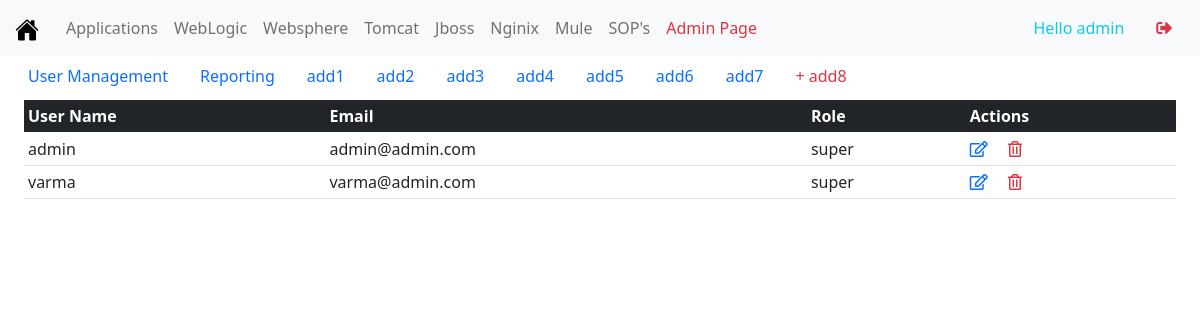
The app's page /adminpage/user_management (signed in) with its own data.
### website/models.py (models this page shows, shortened)
class User(db.Model, UserMixin):
    id = db.Column(db.Integer, primary_key=True)
    user_name = db.Column(db.String(20), nullable=False)
    email = db.Column(db.String(20), unique=True, nullable=False)
    password = db.Column(db.String(120), nullable=False)
    role = db.Column(db.String(20), default='user')

### website/users/routes.py (the view)
@users.route('/adminpage/user_management', methods=['GET', 'POST'])
@login_required
def user_management():
    if current_user.is_authenticated and current_user.role == 'super':
        users = User.query.all()
        return render_template('admin.html', title='Admin page', users=users)
    else:
        return redirect(url_for('users.user_login'))

### website/models.py (called while the page is built)
@login_manager.user_loader
def load_user(user_id):
    return User.query.get(int(user_id))

### website/templates/admin.html
{% extends 'layout.html' %}
{% block content %}
<nav class="nav">
  <a class="nav-link" href="{{ url_for('users.user_management') }}">User Management</a>
  <a class="nav-link" href="{{ url_for('reports.get_reports') }}">Reporting</a>
  <a class="nav-link" href="#">add1</a>
  <a class="nav-link" href="#">add2</a>
  <a class="nav-link" href="#">add3</a>
  <a class="nav-link" href="#">add4</a>
  <a class="nav-link" href="#">add5</a>
  <a class="nav-link" href="#">add6</a>
  <a class="nav-link" href="#">add7</a>
  <a class="nav-link text-danger" href="#">+ add8</a>
</nav>
<div class="container-fluid">
<table class="table table-sm mt-1">
    <thead class="table-dark">
      <tr>
        <th scope="col">User Name</th>
        <th scope="col">Email</th>
        <th scope="col">Role</th>
        <th scope="col">Actions</th>
      </tr>
    </thead>
    <tbody>
      {% for user in users %}
        <tr>
          <td>{{ user.user_name }}</td>
          <td>{{ user.email }}</td>
          <td>{{ user.role }}</td>
          <td><a class="primary" href="{{ url_for('users.user_update', email=user.email) }}"><i class="far fa-edit"></i></a>
              <a class="text-danger ms-3" href="{{ url_for('users.user_delete', email=user.email) }}"><i class="far fa-trash-alt"></i></a>
          </td>
        </tr>
        {% endfor %}
    </tbody>
  </table>
</div>
{% endblock content %}

### website/templates/layout.html (shortened to what this page needs)
<!DOCTYPE html>
<html>
<head>
    <link href="https://cdn.jsdelivr.net/npm/bootstrap@5.0.0-beta3/dist/css/bootstrap.min.css" rel="stylesheet">
    <link rel="stylesheet" type="text/css" href="#">
    <link rel="stylesheet" href="https://use.fontawesome.com/releases/v5.7.0/css/all.css">
</head>
<body>
    <nav class="navbar navbar-expand-lg navbar-light bg-light">
        <div class="container-fluid">
          <a class="navbar-brand" href="{{ url_for('main.home') }}">
            <img src="{{ url_for('static', filename='home.svg')}}" alt="" width="30" height="24">
          </a>
          <div class="collapse navbar-collapse" id="navbarSupportedContent">
            <ul class="navbar-nav me-auto mb-2 mb-lg-0">
              <li class="nav-item">
                <a class="nav-link" aria-current="page" href="{{ url_for('apps.get_applications') }}">Applications</a>
              </li>
              <li class="nav-item">
                <a class="nav-link" href="{{ url_for('instances.get_weblogic') }}">WebLogic</a>
              </li>
              <li class="nav-item">
                <a class="nav-link" href="{{ url_for('instances.get_websphere') }}">Websphere</a>
              </li>
              <li class="nav-item">
                <a class="nav-link" href="{{ url_for('instances.get_tomcat') }}">Tomcat</a>
              </li>
              <li class="nav-item">
                <a class="nav-link" href="{{ url_for('instances.get_jboss') }}">Jboss</a>
              </li>
              <li class="nav-item">
                <a class="nav-link" href="{{ url_for('instances.get_nginx') }}">Nginix</a>
              </li>
              <li class="nav-item">
                <a class="nav-link" href="#">Mule</a>
              </li>
              <li class="nav-item">
                <a class="nav-link" href="{{ url_for('sops.get_sops') }}">SOP's</a>
              </li>
              {% if current_user.role == 'super' %}
              <li class="nav-item">
                <a class="nav-link text-danger" href="{{ url_for('users.user_management') }}">Admin Page</a>
              </li>
              {% endif %}
            </ul>
            <form class="d-flex">
              {% if current_user.is_authenticated %}
              <a class="nav-link text-info" href="{{ url_for('users.update_account', email=current_user.email) }}">Hello {{ current_user.user_name }}</a>
              <a class="nav-link text-danger" href="{{ url_for('users.user_logout') }}"><i class="fas fa-sign-out-alt"></i></a>
              {% endif %}
            </form>
          </div>
        </div>
      </nav>
      <div class="container-fluid">
        {% block content %}{% endblock %}
      </div>
</body>
</html>

### records on screen
User: user_name "admin", email "admin@admin.com", role "super"
User: user_name "varma", email "varma@admin.com", role "super"
